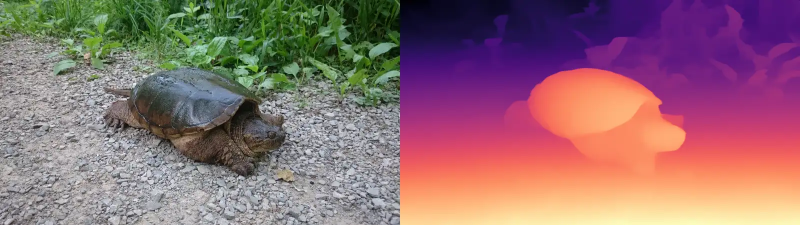
#> input picture github_images/turtle_example.webp, 1600 x 450 px (shown at 1/2 size)
$ python -i images.py   (imports and definitions only)   (older library calls are emulated)
#> lines starting #> are read from the running program, lines starting #| are printed output that depends on the picture
#> further down, picture is the input picture: shape (450, 1600, 3); mean B, G, R 113.7, 108.3, 144.6
#!/usr/bin/env python3
# -*- coding: utf-8 -*-


# ---------------------------------------------------------------------------------------------------------------------
# %% Imports

from pathlib import Path
from dataclasses import dataclass
from base64 import b64decode, b64encode

import cv2
import numpy as np

# For type hints
from typing import Iterable
from numpy import ndarray
from .types import COLORU8, IMGSHAPE_HW, XYNORM, XYPX, XY1XY2PX
from .ocv_types import OCVInterp


# ---------------------------------------------------------------------------------------------------------------------
# %% Types


@dataclass
class CropData:
    """
    Container data used to hold information used to crop an image,
    along with some convenience functions.
    """

    x1: int
    y1: int
    x2: int
    y2: int

    def crop(self, frame: ndarray) -> ndarray:
        return frame[self.y1 : self.y2, self.x1 : self.x2]

    @property
    def xy1(self) -> tuple[int, int]:
        return (self.x1, self.y1)

    @property
    def xy2(self) -> tuple[int, int]:
        return (self.x2, self.y2)

    @property
    def xy1xy2(self) -> XY1XY2PX:
        return ((self.x1, self.y1), (self.x2, self.y2))

    # [27 lines left out: functions get_yx_slices, from_xy1_xy2_norm, not called in this run]

    def is_valid(self) -> bool:
        """Check if crop data would produce a valid (e.g. non-empty) crop result"""
        return (self.x2 > self.x1) and (self.y2 > self.y1) and (self.x1 >= 0) and (self.y1 >= 0)


# ---------------------------------------------------------------------------------------------------------------------
# %% Functions


# [23 lines left out: functions load_valid_image, blank_image, not called in this run]


def blank_image_1ch(height: int, width: int, gray_value: int = 0) -> ndarray:
    """Helper used to create a blank mask (i.e. grayscale/no channels) of a given size"""
    return np.full((height, width), gray_value, dtype=np.uint8)


# [191 lines left out: functions pad_image_to_hw, adjust_image_gamma, make_alpha_image_from_mask, make_horizontal_gradient_image, make_vertical_gradient_image, dirty_blur, not called in this run]


def kuwahara_filter(
    image_uint8: ndarray,
    quadrant_size_xy: int | tuple[int, int] = 3,
    internal_dtype=np.float32,
) -> ndarray:
    """
    Function which applies Kuwahara filtering to an image.
    Often produces a painterly looking result.

    Each pixel in the image can be thought of as being contained
    within 4 quadrants, where the pixel is a corner of each of the
    quadrants (e.g. top-left, top-right, bottom-left, bottom-right).
    The Kuwahara filter works by replacing each pixel with the average
    value of the quadrant with the lowest (grayscale/brightness) variance.

    By taking the average value, the filter has a smoothing/blurring effect.
    However, by using the quadrant with the lowest variance, quadrants
    with sharp edges generally won't be used/averaged.
    This helps avoid blurring edges.

    For more information, see:
        https://en.wikipedia.org/wiki/Kuwahara_filter

    Returns:
        filtered_image_uint8

    Notes:
    - the input image is assumed to be in BGR format or grayscale
    - assumes image is uint8, other formats may still work (not tested)
    - the internal_dtype should be np.float32 or np.int32 (others not tested),
      this only effects internal usage, the output will have the same type
      as the input image (e.g. uint8)
    - quadrant_size_xy can be given as a single integer, in which
      case the value will be shared for both x & y
    """
#> called with quadrant_size_xy = 3

    # Force sizing to be an (x, y) tuple
    if isinstance(quadrant_size_xy, int):
        quadrant_size_xy = (quadrant_size_xy, quadrant_size_xy)

    # Do nothing if we get zero quadrant_size sizing
    quad_x, quad_y = [max(0, size) for size in quadrant_size_xy]
    if quad_x == 0 and quad_y == 0:
        return image_uint8
    q_xy = (quad_x, quad_y)

    # For clarity
    input_has_channels = image_uint8.ndim == 3
#> input_has_channels = True
    input_dtype = image_uint8.dtype
    kernel_xy = [(1 + size) for size in q_xy]
    border_type = cv2.BORDER_REFLECT101
    anchor = (0, 0)
    # ^^^ Use anchor of 0 for better predictability, otherwise changes on even window sizes!

    # Pad input, so that we can use shifted-indexing for kuwahara quadrants
    padded_img_u8 = cv2.copyMakeBorder(image_uint8, quad_y, quad_y, quad_x, quad_x, borderType=border_type)
    if not input_has_channels:
        padded_img_u8 = cv2.cvtColor(padded_img_u8, cv2.COLOR_GRAY2BGR)

    # Convert input to format with a single 'gray' channel (e.g. YUV, though others work as well)
    # - filter only operates on gray values, non-gray channels are needed to re-build output at the end
    cvt_img_u8 = cv2.cvtColor(padded_img_u8, cv2.COLOR_BGR2YUV)
#> cvt_img_u8: shape (456, 1606, 3); mean of channels 0, 1, 2 119.8, 125, 149.6
    gray_img = cvt_img_u8[:, :, 0].astype(internal_dtype)
    u_img_u8 = cvt_img_u8[:, :, 1]
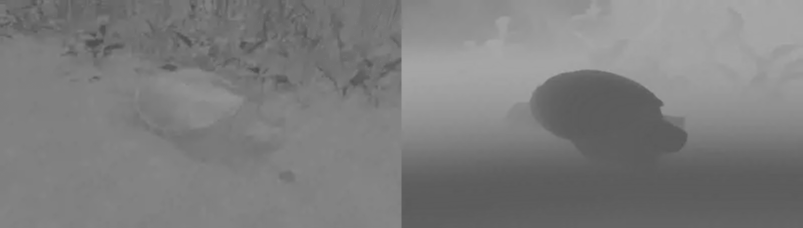
#> u_img_u8: shape (456, 1606) (shown at 1/2 size); min 74, max 170, mean 125
    v_img_u8 = cvt_img_u8[:, :, 2]
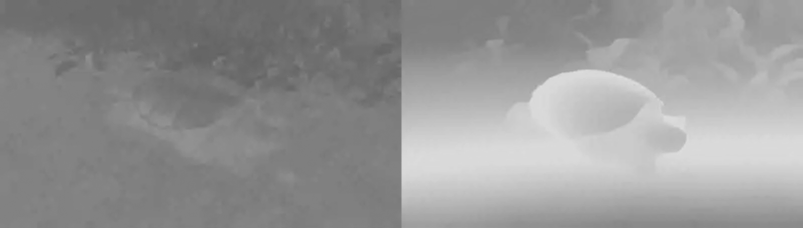
#> v_img_u8: shape (456, 1606) (shown at 1/2 size); min 97, max 226, mean 149.6

    # Compute mean/variance in window around every pixel
    mean_img = cv2.blur(gray_img, kernel_xy, anchor=anchor, borderType=border_type)
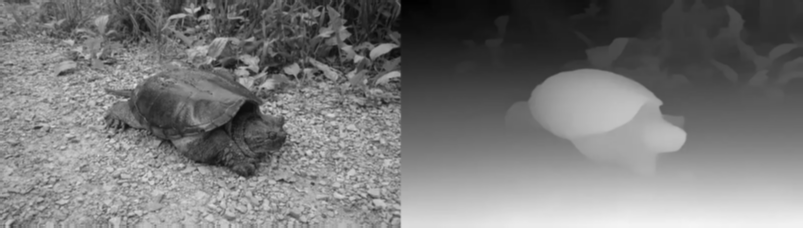
#> mean_img: shape (456, 1606) float32 (shown at 1/2 size); min 1.25, max 245, mean 120.3
    sqmean_img = cv2.blur(np.square(gray_img), kernel_xy, anchor=anchor, borderType=border_type)
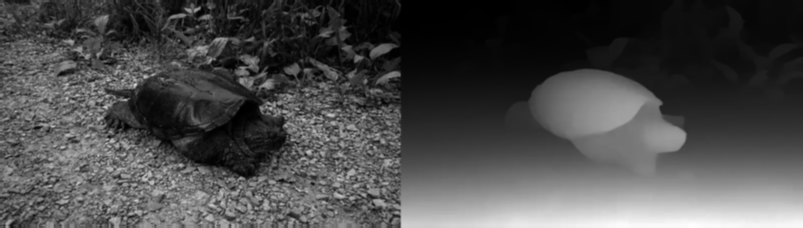
#> sqmean_img: shape (456, 1606) float32 (shown at 1/2 size); min 1.75, max 60025, mean 17804.5; drawn with min black and max white
    var_img = sqmean_img - np.square(mean_img)
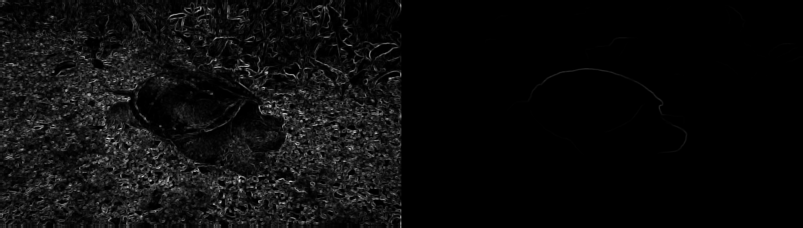
#> var_img: shape (456, 1606) float32 (shown at 1/2 size); min 0, max 5247.9, mean 253.9; drawn with min black and max white

    # Create mean/variance 'quadrants' per-pixel, for computing kuwahara
    slice_ax, slice_ay = [slice(size, -size) if size > 0 else slice(None) for size in q_xy]
    slice_bx, slice_by = [slice(0, -2 * size) if size > 0 else slice(None) for size in q_xy]
    slice_iter = ((slice_ay, slice_ax), (slice_ay, slice_bx), (slice_by, slice_ax), (slice_by, slice_bx))
    var_stack = np.dstack([var_img[sy, sx] for sy, sx in slice_iter])
#> var_stack: shape (450, 1600, 4) float32; mean of channels 0, 1, 2, 3 255, 255.9, 254.4, 255.3
    mean_stack = np.dstack([mean_img[sy, sx] for sy, sx in slice_iter])
#> mean_stack: shape (450, 1600, 4) float32; mean of channels 0, 1, 2, 3 120.2, 120.2, 119.2, 119.3
    u_stack = np.dstack([u_img_u8[sy, sx] for sy, sx in slice_iter])
#> u_stack: shape (450, 1600, 4); mean of channels 0, 1, 2, 3 125, 125, 125.1, 125.1
    v_stack = np.dstack([v_img_u8[sy, sx] for sy, sx in slice_iter])
#> v_stack: shape (450, 1600, 4); mean of channels 0, 1, 2, 3 149.8, 149.7, 149.7, 149.6

    # Get index of quadrant with the lowest gray variance (main trick of kuwahara filtering!)
    quadrant_idx = np.argmin(var_stack, axis=-1)
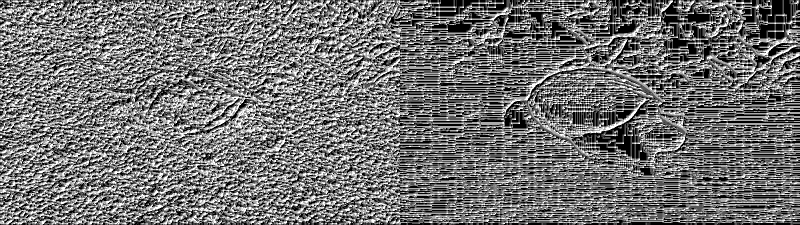
#> quadrant_idx: shape (450, 1600) int64 (shown at 1/2 size); min 0, max 3, mean 1.35; drawn with min black and max white

    # Re-construct image using kuwahara index to grab per-pixel 'best' quadrants from gray + other channels
    row_idx = np.arange(quadrant_idx.shape[0])[:, None]
#> row_idx = 450 values from 0 to 449
    col_idx = np.arange(quadrant_idx.shape[1])[None, :]
    cvt_out = np.empty_like(image_uint8)
    cvt_out[:, :, 0] = mean_stack[row_idx, col_idx, quadrant_idx].astype(input_dtype)
#> cvt_out: shape (450, 1600, 3); mean of channels 0, 1, 2 120.9, 197.3, 197.3
    cvt_out[:, :, 1] = u_stack[row_idx, col_idx, quadrant_idx]
#> cvt_out: shape (450, 1600, 3); mean of channels 0, 1, 2 120.9, 125, 197.3
    cvt_out[:, :, 2] = v_stack[row_idx, col_idx, quadrant_idx]
#> cvt_out: shape (450, 1600, 3); mean of channels 0, 1, 2 120.9, 125, 149.7
    output = cv2.cvtColor(cvt_out, cv2.COLOR_YUV2BGR)
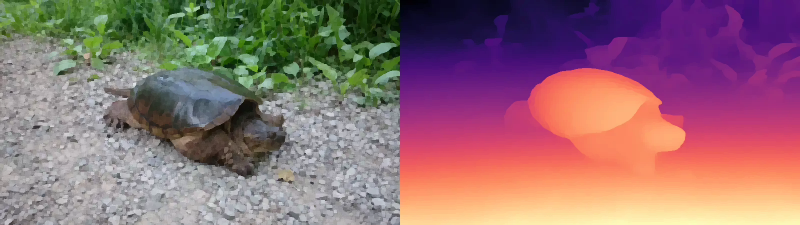
#> output: shape (450, 1600, 3) (shown at 1/2 size); mean B, G, R 114.8, 109.5, 145.6
    if not input_has_channels:
        output = cv2.cvtColor(output, cv2.COLOR_BGR2GRAY)

    return output


# [92 lines left out: functions convert_xy_norm_to_px, histogram_equalization, encode_image_b64str, decode_b64str_image, not called in this run]

>>> import cv2
>>> picture = cv2.imread('../../../../github_images/turtle_example.webp')
>>> result = kuwahara_filter(picture)
